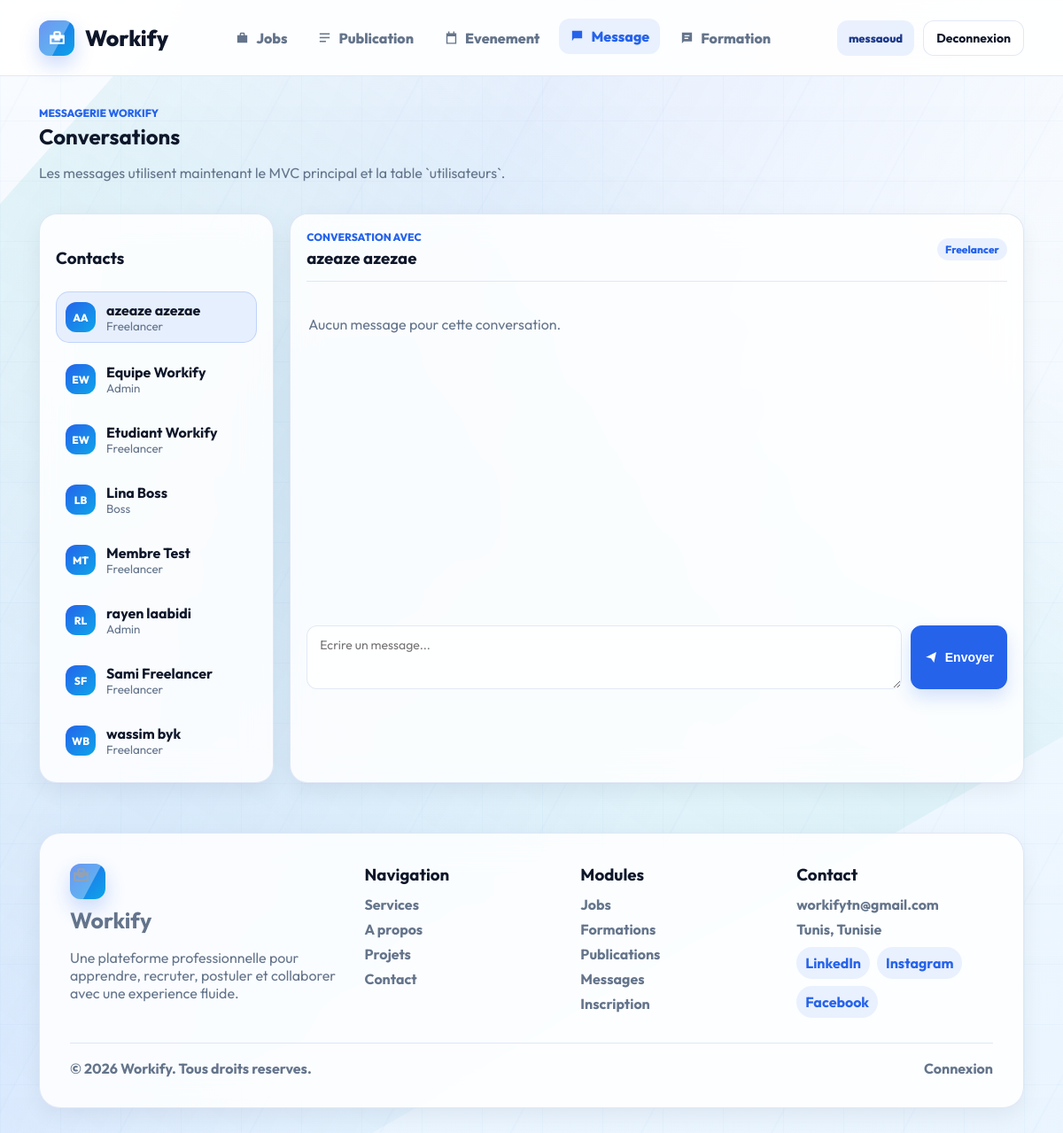
Screenshot of /controller/MessageC.php?office=front&action=list (signed in) with the database file from the repository.
### tables this page shows
CREATE TABLE `utilisateurs` (
  `id` int(11) NOT NULL AUTO_INCREMENT,
  `role_id` int(11) NOT NULL,
  `first_name` varchar(100) NOT NULL,
  `last_name` varchar(100) NOT NULL,
  `email` varchar(190) NOT NULL,
  `phone` varchar(40) DEFAULT NULL,
  `password` varchar(255) NOT NULL,
  `headline` varchar(150) NOT NULL,
  `bio` text NOT NULL,
  `avatar_url` varchar(255) DEFAULT NULL,
  `status` enum('active','pending','blocked') NOT NULL DEFAULT 'active',
  `created_at` datetime NOT NULL DEFAULT current_timestamp(),
  PRIMARY KEY (`id`),
  UNIQUE KEY `email` (`email`),
  KEY `fk_utilisateurs_role` (`role_id`),
  CONSTRAINT `fk_utilisateurs_role` FOREIGN KEY (`role_id`) REFERENCES `roles` (`id`) ON UPDATE CASCADE
);

CREATE TABLE `roles` (
  `id` int(11) NOT NULL AUTO_INCREMENT,
  `name` varchar(60) NOT NULL,
  `slug` varchar(40) NOT NULL,
  `description` varchar(255) DEFAULT NULL,
  PRIMARY KEY (`id`),
  UNIQUE KEY `slug` (`slug`)
);

### controller/MessageModel.php (called while the page is built, shortened)
<?php
class MessageModel
{
    public function listeUtilisateursContactables($currentUserId)
    {
        $sql = 'SELECT u.*, r.slug AS role_slug, r.name AS role_name
                FROM utilisateurs u
                INNER JOIN roles r ON u.role_id = r.id
                WHERE u.status = "active" AND u.id != :id
                ORDER BY u.first_name ASC, u.last_name ASC';
        $db = config::getConnexion();
        try {
            $query = $db->prepare($sql);
            $query->execute(['id' => (int) $currentUserId]);
            return $query->fetchAll();
        } catch (Exception $e) {
            die('Erreur: ' . $e->getMessage());
        }
    }
}
?>

### controller/UtilisateurModel.php (called while the page is built, shortened)
<?php
class UtilisateurModel
{
    public function getUtilisateurById($id)
    {
        $sql = 'SELECT u.*, r.name AS role_name, r.slug AS role_slug
                FROM utilisateurs u
                INNER JOIN roles r ON u.role_id = r.id
                WHERE u.id = :id';
        $db = config::getConnexion();
        try {
            $query = $db->prepare($sql);
            $query->execute(['id' => $id]);
            return $query->fetch();
        } catch (Exception $e) {
            die('Erreur: ' . $e->getMessage());
        }
    }
}
?>

### view/messages/list.php (the view, shortened to what this page needs)
<?php
$contacts = isset($contacts) ? $contacts : [];
$messages = isset($messages) ? $messages : [];
$selectedUser = isset($selectedUser) ? $selectedUser : null;
include __DIR__ . '/../includes/header.php';
?>
<div class="toolbar">
    <div>
        <p class="eyebrow">Messagerie Workify</p>
        <h2>Conversations</h2>
        <p class="muted">Les messages utilisent maintenant le MVC principal et la table `utilisateurs`.</p>
    </div>
</div>
<div class="message-layout">
    <aside class="message-contacts">
        <h3>Contacts</h3>
        <?php foreach ($contacts as $contactItem) { ?>
            <a class="contact-row <?= $selectedUser && (int) $selectedUser['id'] === (int) $contactItem['id'] ? 'active' : ''; ?>" href="../controller/MessageC.php?office=front&action=list&with=<?= (int) $contactItem['id']; ?>">
                <span class="avatar-pill small"><?= htmlspecialchars(strtoupper(substr($contactItem['first_name'], 0, 1) . substr($contactItem['last_name'], 0, 1)), ENT_QUOTES); ?></span>
                <span>
                    <strong><?= htmlspecialchars($contactItem['first_name'] . ' ' . $contactItem['last_name'], ENT_QUOTES); ?></strong>
                    <small><?= htmlspecialchars($contactItem['role_name'], ENT_QUOTES); ?></small>
                </span>
            </a>
        <?php } ?>
    </aside>
    <section class="message-panel">
        <?php if (!$selectedUser) { ?>
            <div class="empty-state">
                <h3>Choisissez un contact</h3>
                <p class="muted">Selectionnez un utilisateur pour commencer la conversation.</p>
            </div>
        <?php } else { ?>
            <div class="message-head">
                <div>
                    <p class="eyebrow">Conversation avec</p>
                    <h3><?= htmlspecialchars($selectedUser['first_name'] . ' ' . $selectedUser['last_name'], ENT_QUOTES); ?></h3>
                </div>
                <span class="badge"><?= htmlspecialchars($selectedUser['role_name'], ENT_QUOTES); ?></span>
            </div>
            <div class="message-thread">
                <?php if (empty($messages)) { ?>
                    <p class="muted">Aucun message pour cette conversation.</p>
                <?php } ?>
            </div>
            <form class="message-form" action="../controller/MessageC.php?office=front&action=send" method="post">
                <textarea name="content" placeholder="Ecrire un message..." required></textarea>
                <button class="btn btn-primary" type="submit">
                    <svg viewBox="0 0 24 24"><path d="M3 12 21 3l-4 18-5-7-7-2z"/></svg>
                    Envoyer
                </button>
            </form>
        <?php } ?>
    </section>
</div>
<?php include __DIR__ . '/../includes/footer.php'; ?>

### rows the page displays
utilisateurs: first_name+last_name "AA", first_name+last_name "azeaze azezae", role.name "Freelancer"
utilisateurs: first_name+last_name "EW", first_name+last_name "Equipe Workify", role.name "Admin"
utilisateurs: first_name+last_name "EW", first_name+last_name "Etudiant Workify", role.name "Freelancer"
utilisateurs: first_name+last_name "LB", first_name+last_name "Lina Boss", role.name "Boss"
utilisateurs: first_name+last_name "MT", first_name+last_name "Membre Test", role.name "Freelancer"
utilisateurs: first_name+last_name "RL", first_name+last_name "rayen laabidi", role.name "Admin"
utilisateurs: first_name+last_name "SF", first_name+last_name "Sami Freelancer", role.name "Freelancer"
utilisateurs: first_name+last_name "WB", first_name+last_name "wassim byk", role.name "Freelancer"

### other values shown
$link['label'] "Jobs"
$link['label'] "Publication"
$link['label'] "Evenement"
$link['label'] "Message"
$link['label'] "Formation"
AuthC::currentUserName() "messaoud"
